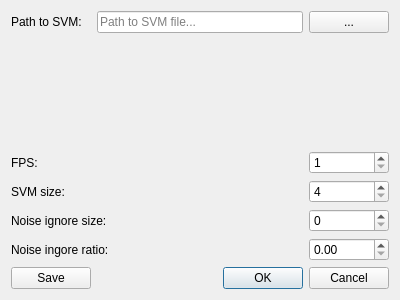
<?xml version="1.0" encoding="UTF-8"?>
<ui version="4.0">
 <class>SettingsDialog</class>
 <widget class="QDialog" name="SettingsDialog">
  <property name="geometry">
   <rect>
    <x>0</x>
    <y>0</y>
    <width>400</width>
    <height>300</height>
   </rect>
  </property>
  <property name="windowTitle">
   <string>Dialog</string>
  </property>
  <layout class="QGridLayout" name="gridLayout">
   <item row="3" column="0">
    <widget class="QLabel" name="label_2">
     <property name="text">
      <string>SVM size:</string>
     </property>
    </widget>
   </item>
   <item row="4" column="4">
    <widget class="QSpinBox" name="noiseIgnoreSizeSpinbox">
     <property name="maximum">
      <number>250</number>
     </property>
    </widget>
   </item>
   <item row="1" column="0" colspan="5">
    <spacer name="verticalSpacer">
     <property name="orientation">
      <enum>Qt::Vertical</enum>
     </property>
     <property name="sizeHint" stdset="0">
      <size>
       <width>20</width>
       <height>40</height>
      </size>
     </property>
    </spacer>
   </item>
   <item row="6" column="4">
    <widget class="QDoubleSpinBox" name="noiseIgnoreRatioSpinbox">
     <property name="maximum">
      <double>1.000000000000000</double>
     </property>
     <property name="singleStep">
      <double>0.100000000000000</double>
     </property>
    </widget>
   </item>
   <item row="4" column="0" colspan="3">
    <widget class="QLabel" name="label_3">
     <property name="text">
      <string>Noise ignore size:</string>
     </property>
    </widget>
   </item>
   <item row="0" column="1" colspan="3">
    <widget class="QLineEdit" name="svmPathTextbox">
     <property name="placeholderText">
      <string>Path to SVM file...</string>
     </property>
    </widget>
   </item>
   <item row="0" column="4">
    <widget class="QPushButton" name="pathSelectButton">
     <property name="sizePolicy">
      <sizepolicy hsizetype="Minimum" vsizetype="Fixed">
       <horstretch>0</horstretch>
       <verstretch>0</verstretch>
      </sizepolicy>
     </property>
     <property name="minimumSize">
      <size>
       <width>0</width>
       <height>0</height>
      </size>
     </property>
     <property name="text">
      <string>...</string>
     </property>
    </widget>
   </item>
   <item row="3" column="4">
    <widget class="QSpinBox" name="svmSizeSpinbox">
     <property name="minimum">
      <number>4</number>
     </property>
     <property name="maximum">
      <number>128</number>
     </property>
    </widget>
   </item>
   <item row="0" column="0">
    <widget class="QLabel" name="label">
     <property name="text">
      <string>Path to SVM:</string>
     </property>
    </widget>
   </item>
   <item row="6" column="0" colspan="3">
    <widget class="QLabel" name="label_4">
     <property name="text">
      <string>Noise ingore ratio:</string>
     </property>
    </widget>
   </item>
   <item row="4" column="3">
    <spacer name="horizontalSpacer">
     <property name="orientation">
      <enum>Qt::Horizontal</enum>
     </property>
     <property name="sizeHint" stdset="0">
      <size>
       <width>40</width>
       <height>20</height>
      </size>
     </property>
    </spacer>
   </item>
   <item row="2" column="0">
    <widget class="QLabel" name="label_5">
     <property name="text">
      <string>FPS:</string>
     </property>
    </widget>
   </item>
   <item row="2" column="4">
    <widget class="QSpinBox" name="fpsSpinbox">
     <property name="minimum">
      <number>1</number>
     </property>
     <property name="maximum">
      <number>60</number>
     </property>
    </widget>
   </item>
   <item row="7" column="1" colspan="4">
    <widget class="QDialogButtonBox" name="buttonBox">
     <property name="orientation">
      <enum>Qt::Horizontal</enum>
     </property>
     <property name="standardButtons">
      <set>QDialogButtonBox::Cancel|QDialogButtonBox::Ok</set>
     </property>
    </widget>
   </item>
   <item row="7" column="0">
    <widget class="QPushButton" name="saveButton">
     <property name="text">
      <string>Save</string>
     </property>
     <property name="icon">
      <iconset theme="document-save"/>
     </property>
    </widget>
   </item>
  </layout>
 </widget>
 <resources/>
 <connections>
  <connection>
   <sender>buttonBox</sender>
   <signal>accepted()</signal>
   <receiver>SettingsDialog</receiver>
   <slot>accept()</slot>
   <hints>
    <hint type="sourcelabel">
     <x>257</x>
     <y>290</y>
    </hint>
    <hint type="destinationlabel">
     <x>157</x>
     <y>274</y>
    </hint>
   </hints>
  </connection>
  <connection>
   <sender>buttonBox</sender>
   <signal>rejected()</signal>
   <receiver>SettingsDialog</receiver>
   <slot>reject()</slot>
   <hints>
    <hint type="sourcelabel">
     <x>325</x>
     <y>290</y>
    </hint>
    <hint type="destinationlabel">
     <x>286</x>
     <y>274</y>
    </hint>
   </hints>
  </connection>
 </connections>
</ui>
